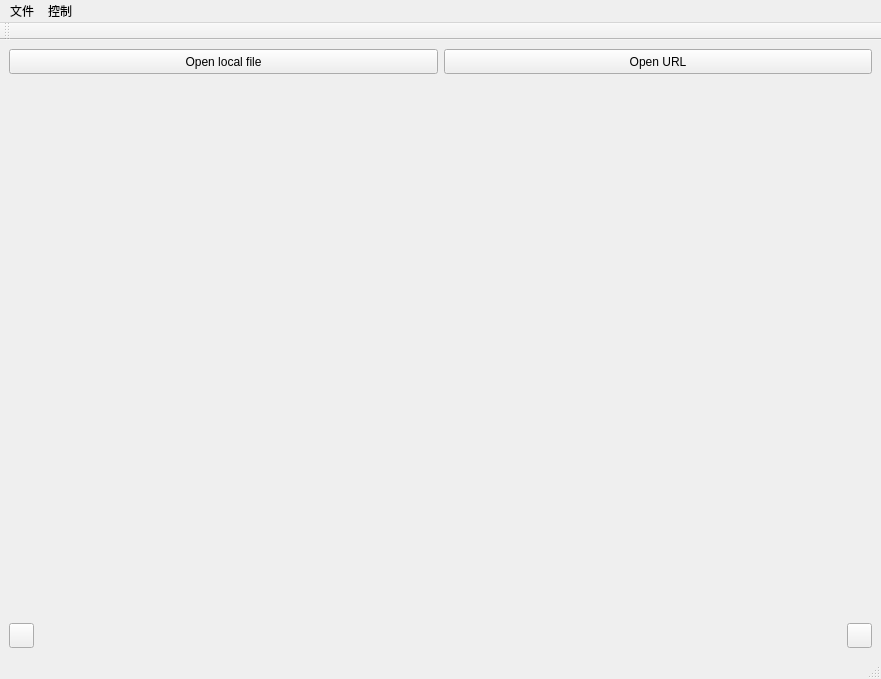
<?xml version="1.0" encoding="UTF-8"?>
<ui version="4.0">
 <class>MainWindow</class>
 <widget class="QMainWindow" name="MainWindow">
  <property name="geometry">
   <rect>
    <x>0</x>
    <y>0</y>
    <width>881</width>
    <height>679</height>
   </rect>
  </property>
  <property name="windowTitle">
   <string>MainWindow</string>
  </property>
  <widget class="QWidget" name="centralwidget">
   <layout class="QVBoxLayout" name="verticalLayout" stretch="5,90,8">
    <item>
     <layout class="QHBoxLayout" name="headHBoxLayout">
      <property name="spacing">
       <number>6</number>
      </property>
      <property name="sizeConstraint">
       <enum>QLayout::SetDefaultConstraint</enum>
      </property>
      <property name="bottomMargin">
       <number>0</number>
      </property>
      <item>
       <widget class="QPushButton" name="openLocalFileButton">
        <property name="maximumSize">
         <size>
          <width>16777215</width>
          <height>25</height>
         </size>
        </property>
        <property name="text">
         <string>Open local file</string>
        </property>
       </widget>
      </item>
      <item>
       <widget class="QPushButton" name="openURLButton">
        <property name="maximumSize">
         <size>
          <width>16777215</width>
          <height>25</height>
         </size>
        </property>
        <property name="text">
         <string>Open URL</string>
        </property>
       </widget>
      </item>
     </layout>
    </item>
    <item>
     <layout class="QHBoxLayout" name="videoLayout" stretch="99,1">
      <item>
       <widget class="VlcWidgetVideo" name="vlc_video" native="true">
        <property name="minimumSize">
         <size>
          <width>0</width>
          <height>480</height>
         </size>
        </property>
       </widget>
      </item>
      <item>
       <widget class="VlcWidgetVolumeSlider" name="volume" native="true">
        <property name="enabled">
         <bool>true</bool>
        </property>
       </widget>
      </item>
     </layout>
    </item>
    <item>
     <layout class="QHBoxLayout" name="PlayBarLayout" stretch="5,90,5">
      <item>
       <widget class="QPushButton" name="PlayButton">
        <property name="minimumSize">
         <size>
          <width>16</width>
          <height>16</height>
         </size>
        </property>
        <property name="maximumSize">
         <size>
          <width>25</width>
          <height>25</height>
         </size>
        </property>
        <property name="text">
         <string/>
        </property>
        <property name="icon">
         <iconset resource="icon/icon.qrc">
          <normaloff>:/icon/play.ico</normaloff>:/icon/play.ico</iconset>
        </property>
       </widget>
      </item>
      <item>
       <widget class="VlcWidgetSeek" name="seek" native="true">
        <property name="minimumSize">
         <size>
          <width>200</width>
          <height>0</height>
         </size>
        </property>
        <property name="maximumSize">
         <size>
          <width>16777215</width>
          <height>50</height>
         </size>
        </property>
       </widget>
      </item>
      <item>
       <widget class="QPushButton" name="volumeButton">
        <property name="maximumSize">
         <size>
          <width>25</width>
          <height>25</height>
         </size>
        </property>
        <property name="text">
         <string/>
        </property>
        <property name="icon">
         <iconset resource="icon/icon.qrc">
          <normaloff>:/icon/volume.ico</normaloff>:/icon/volume.ico</iconset>
        </property>
       </widget>
      </item>
     </layout>
    </item>
   </layout>
  </widget>
  <widget class="QMenuBar" name="menubar">
   <property name="geometry">
    <rect>
     <x>0</x>
     <y>0</y>
     <width>881</width>
     <height>22</height>
    </rect>
   </property>
   <widget class="QMenu" name="menu">
    <property name="title">
     <string>文件</string>
    </property>
    <addaction name="actionOpenLocalFile"/>
    <addaction name="actionOpenURL"/>
    <addaction name="separator"/>
    <addaction name="actionQuit"/>
   </widget>
   <widget class="QMenu" name="menu_2">
    <property name="title">
     <string>控制</string>
    </property>
    <addaction name="actionPause"/>
    <addaction name="actionStop"/>
   </widget>
   <addaction name="menu"/>
   <addaction name="menu_2"/>
  </widget>
  <widget class="QStatusBar" name="statusbar"/>
  <widget class="QToolBar" name="toolBar">
   <property name="windowTitle">
    <string>toolBar</string>
   </property>
   <attribute name="toolBarArea">
    <enum>TopToolBarArea</enum>
   </attribute>
   <attribute name="toolBarBreak">
    <bool>false</bool>
   </attribute>
  </widget>
  <action name="actionOpenLocalFile">
   <property name="text">
    <string>Open local file</string>
   </property>
  </action>
  <action name="actionOpenURL">
   <property name="text">
    <string>Open URL</string>
   </property>
  </action>
  <action name="actionQuit">
   <property name="text">
    <string>Quit</string>
   </property>
  </action>
  <action name="actionPause">
   <property name="text">
    <string>Pause</string>
   </property>
  </action>
  <action name="actionStop">
   <property name="text">
    <string>Stop</string>
   </property>
  </action>
 </widget>
 <customwidgets>
  <customwidget>
   <class>VlcWidgetVideo</class>
   <extends>QWidget</extends>
   <header location="global">VLCQtWidgets/WidgetVideo.h</header>
   <container>1</container>
   <slots>
    <signal>fullscreen()</signal>
    <slot>toggleFullscreen()</slot>
   </slots>
  </customwidget>
  <customwidget>
   <class>VlcWidgetVolumeSlider</class>
   <extends>QWidget</extends>
   <header location="global">VLCQtWidgets/WidgetVolumeSlider.h</header>
   <container>1</container>
   <slots>
    <slot>mute()</slot>
    <slot>volumeUp()</slot>
    <slot>volumeDown()</slot>
   </slots>
  </customwidget>
  <customwidget>
   <class>VlcWidgetSeek</class>
   <extends>QWidget</extends>
   <header location="global">VLCQtWidgets/WidgetSeek.h</header>
   <container>1</container>
  </customwidget>
 </customwidgets>
 <resources>
  <include location="icon/icon.qrc"/>
 </resources>
 <connections/>
</ui>
